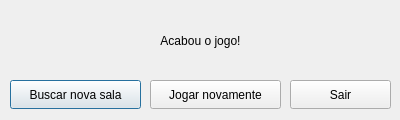
<?xml version="1.0" encoding="UTF-8"?>
<ui version="4.0">
 <class>Dialog</class>
 <widget class="QDialog" name="Dialog">
  <property name="geometry">
   <rect>
    <x>0</x>
    <y>0</y>
    <width>400</width>
    <height>120</height>
   </rect>
  </property>
  <property name="windowTitle">
   <string/>
  </property>
  <widget class="QLabel" name="label">
   <property name="geometry">
    <rect>
     <x>10</x>
     <y>10</y>
     <width>381</width>
     <height>61</height>
    </rect>
   </property>
   <property name="layoutDirection">
    <enum>Qt::LeftToRight</enum>
   </property>
   <property name="text">
    <string>Acabou o jogo!</string>
   </property>
   <property name="alignment">
    <set>Qt::AlignCenter</set>
   </property>
  </widget>
  <widget class="QPushButton" name="pushButton">
   <property name="geometry">
    <rect>
     <x>10</x>
     <y>80</y>
     <width>131</width>
     <height>29</height>
    </rect>
   </property>
   <property name="text">
    <string>Buscar nova sala</string>
   </property>
  </widget>
  <widget class="QPushButton" name="pushButton_2">
   <property name="geometry">
    <rect>
     <x>150</x>
     <y>80</y>
     <width>131</width>
     <height>29</height>
    </rect>
   </property>
   <property name="text">
    <string>Jogar novamente</string>
   </property>
  </widget>
  <widget class="QPushButton" name="pushButton_3">
   <property name="geometry">
    <rect>
     <x>290</x>
     <y>80</y>
     <width>101</width>
     <height>29</height>
    </rect>
   </property>
   <property name="text">
    <string>Sair</string>
   </property>
  </widget>
 </widget>
 <resources/>
 <connections/>
</ui>
